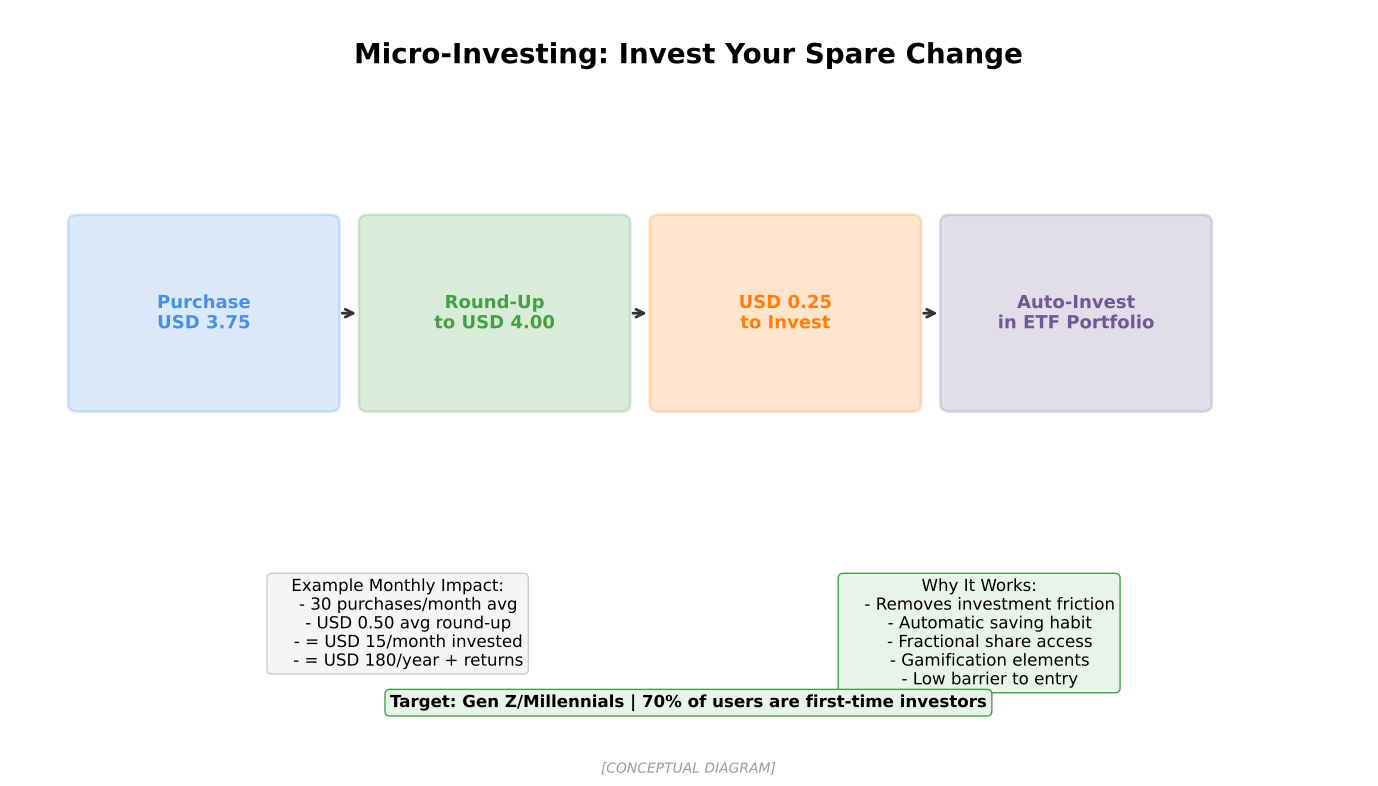

Write Python code to recreate this figure.
"""
Micro-Investing Concept
Shows how micro-investing works

Output: micro_investing_concept.pdf
Module: module_01_fintech
Lesson: 11 - WealthTech
"""

from pathlib import Path
import matplotlib.pyplot as plt
import matplotlib.patches as mpatches
import numpy as np

CHART_METADATA = {
    'title': 'Micro-Investing Concept',
    'module': 'module_01_fintech',
    'lesson': 11,
    'url': 'https://github.com/Digital-AI-Finance/digital-finance/tree/main/module_01_fintech/figures/micro_investing_concept'
}

plt.rcParams.update({
    'font.size': 14,
    'axes.labelsize': 14,
})

def create_chart():
    """Create micro-investing concept diagram"""
    fig, ax = plt.subplots(figsize=(14, 8))
    ax.set_xlim(0, 14)
    ax.set_ylim(0, 10)
    ax.axis('off')

    # Title
    ax.text(7, 9.3, 'Micro-Investing: Invest Your Spare Change', fontsize=20, fontweight='bold', ha='center')

    # Process flow
    steps = [
        {'name': 'Purchase\nUSD 3.75', 'x': 2, 'y': 6, 'color': '#4A90E2'},
        {'name': 'Round-Up\nto USD 4.00', 'x': 5, 'y': 6, 'color': '#44A044'},
        {'name': 'USD 0.25\nto Invest', 'x': 8, 'y': 6, 'color': '#FF7F0E'},
        {'name': 'Auto-Invest\nin ETF Portfolio', 'x': 11, 'y': 6, 'color': '#6B5B95'},
    ]

    for i, step in enumerate(steps):
        box = mpatches.FancyBboxPatch((step['x']-1.3, step['y']-1.2), 2.6, 2.4,
                                       boxstyle='round,pad=0.1',
                                       facecolor=step['color'], alpha=0.2,
                                       edgecolor=step['color'], lw=2)
        ax.add_patch(box)
        ax.text(step['x'], step['y'], step['name'], ha='center', va='center',
               fontsize=13, fontweight='bold', color=step['color'])

        if i < len(steps) - 1:
            ax.annotate('', xy=(steps[i+1]['x']-1.4, 6), xytext=(step['x']+1.4, 6),
                       arrowprops=dict(arrowstyle='->', color='#333333', lw=2))

    # Example calculation
    example = """Example Monthly Impact:
    - 30 purchases/month avg
    - USD 0.50 avg round-up
    - = USD 15/month invested
    - = USD 180/year + returns"""

    ax.text(4, 2.5, example, ha='center', fontsize=12, va='top',
           bbox=dict(boxstyle='round', facecolor='#F5F5F5', edgecolor='#CCCCCC'))

    # Benefits
    benefits = """Why It Works:
    - Removes investment friction
    - Automatic saving habit
    - Fractional share access
    - Gamification elements
    - Low barrier to entry"""

    ax.text(10, 2.5, benefits, ha='center', fontsize=12, va='top',
           bbox=dict(boxstyle='round', facecolor='#E8F4EA', edgecolor='#44A044'))

    # Target audience
    target = "Target: Gen Z/Millennials | 70% of users are first-time investors"
    ax.text(7, 0.8, target, ha='center', fontsize=12, fontweight='bold',
           bbox=dict(boxstyle='round', facecolor='#E8F4EA', edgecolor='#44A044'))

    # Source
    fig.text(0.5, 0.02, '[CONCEPTUAL DIAGRAM]',
            fontsize=10, ha='center', style='italic', color='#999999')

    plt.tight_layout()

    output_path = Path(__file__).parent / 'micro_investing_concept.pdf'
    plt.savefig(output_path, format='pdf', dpi=300, bbox_inches='tight')
    plt.close()
    print(f"Chart saved to: {output_path}")
    return output_path

if __name__ == '__main__':
    create_chart()
